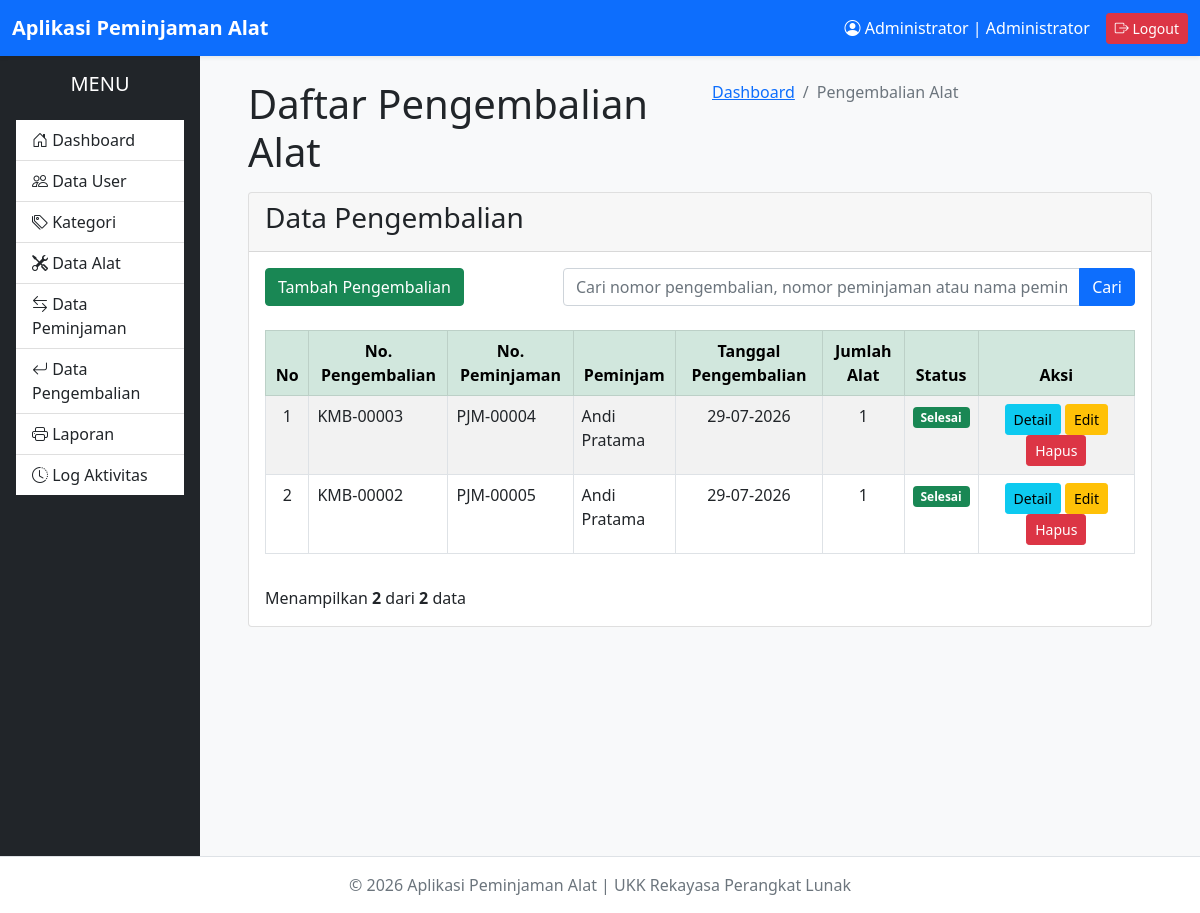
The page /administrator/pengembalian/index.php (signed in) on the database as committed earlier.
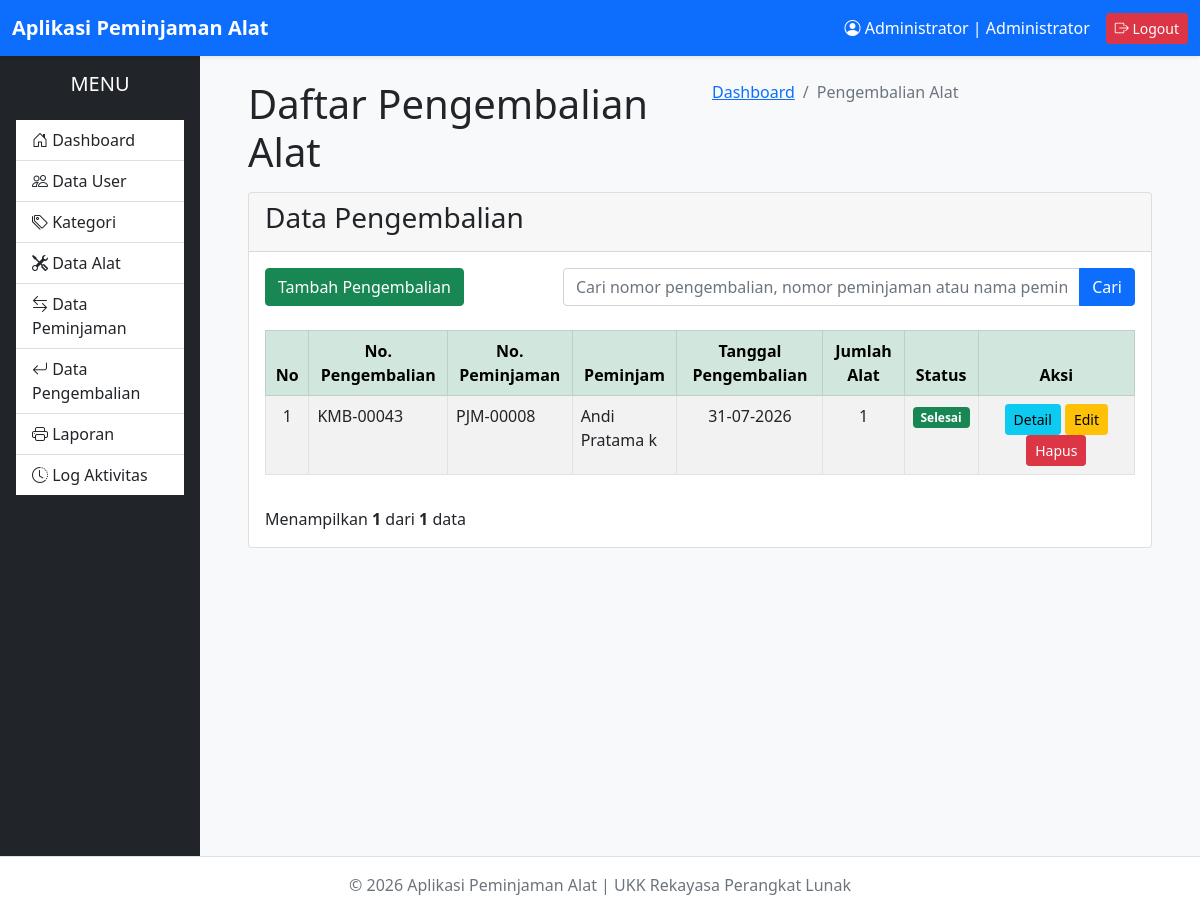
The same page on the database as committed later.
### tables this page shows
CREATE TABLE `pengembalian` (
  `id_pengembalian` int(11) NOT NULL,
  `id_peminjaman` int(11) NOT NULL,
  `tanggal_pengembalian` date NOT NULL,
  `kondisi_kembali` enum('Baik','Rusak Ringan','Rusak Berat') DEFAULT 'Baik',
  `keterangan` text DEFAULT NULL,
  `created_at` timestamp NOT NULL DEFAULT current_timestamp(),
  `updated_at` timestamp NOT NULL DEFAULT current_timestamp() ON UPDATE current_timestamp()
);

CREATE TABLE `users` (
  `id_user` int(11) NOT NULL,
  `nama_lengkap` varchar(100) NOT NULL,
  `username` varchar(50) NOT NULL,
  `password` varchar(255) NOT NULL,
  `level` enum('Administrator','Petugas','Peminjam') NOT NULL,
  `status` enum('Aktif','Tidak Aktif') DEFAULT 'Aktif',
  `created_at` timestamp NOT NULL DEFAULT current_timestamp(),
  `updated_at` timestamp NOT NULL DEFAULT current_timestamp() ON UPDATE current_timestamp()
);

CREATE TABLE `peminjaman` (
  `id_peminjaman` int(11) NOT NULL,
  `id_user` int(11) NOT NULL,
  `tanggal_pinjam` date NOT NULL,
  `tanggal_kembali` date NOT NULL,
  `status` enum('Menunggu','Disetujui','Ditolak','Dipinjam','Selesai') DEFAULT 'Menunggu',
  `created_at` timestamp NOT NULL DEFAULT current_timestamp(),
  `updated_at` timestamp NOT NULL DEFAULT current_timestamp() ON UPDATE current_timestamp()
);

### administrator/pengembalian/index.php (the view, shortened to what the changed rows need)
<?php
require '../../config/database.php';
$keyword = '';
$batasData = 10;
$halaman = isset($_GET['page']) ? (int) $_GET['page'] : 1;
$mulai = ($halaman - 1) * $batasData;
$sqlTotal = "
SELECT COUNT(*) AS total
FROM pengembalian pg
INNER JOIN peminjaman p
ON pg.id_peminjaman = p.id_peminjaman
INNER JOIN users u
ON p.id_user = u.id_user
WHERE
u.nama_lengkap LIKE ?
OR
p.id_peminjaman LIKE ?
OR
pg.id_pengembalian LIKE ?
";
$stmt = $conn->prepare($sqlTotal);
$cari = '%' . $keyword . '%';
$stmt->bind_param(
    'sss',
    $cari,
    $cari,
    $cari,
);
$stmt->execute();
$totalData = $stmt->get_result()->fetch_assoc()['total'];
$sql = "
SELECT
    pg.id_pengembalian,
    pg.id_peminjaman,
    pg.tanggal_pengembalian,
    pg.keterangan,
    p.status,
    u.nama_lengkap,
    COUNT(dp.id_detail_pengembalian) AS jumlah_alat
FROM pengembalian pg
INNER JOIN peminjaman p
ON pg.id_peminjaman = p.id_peminjaman
INNER JOIN users u
ON p.id_user = u.id_user
LEFT JOIN detail_pengembalian dp
ON pg.id_pengembalian = dp.id_pengembalian
WHERE
u.nama_lengkap LIKE ?
OR
p.id_peminjaman LIKE ?
OR
pg.id_pengembalian LIKE ?
GROUP BY
pg.id_pengembalian
ORDER BY
pg.id_pengembalian DESC
LIMIT ?, ?
";
$stmt = $conn->prepare($sql);
$stmt->bind_param(
    'sssii',
    $cari,
    $cari,
    $cari,
    $mulai,
    $batasData,
);
$stmt->execute();
$result = $stmt->get_result();
?>
<!DOCTYPE html>
<html lang="id">
<head>
    <?php include '../../layouts/header.php'; ?>
</head>
<body>
    <div class="wrapper">
        <?php
        require_once '../../layouts/sidebar.php';
        ?>
        <div class="content-wrapper">
            <section class="content-header">
                <div class="container-fluid">
                    <div class="row mb-2">
                        <div class="col-sm-6">
                            <h1>
                                Daftar Pengembalian Alat
                            </h1>
                        </div>
                    </div>
                </div>
            </section>
            <section class="content">
                <div class="container-fluid">
                    <div class="card card-success">
                        <div class="card-body">
                            <div class="table-responsive">
                                <table class="table table-bordered table-striped table-hover">
                                    <thead class="table-success">
                                        <tr class="text-center">
                                            <th width="5%">No</th>
                                            <th>No. Pengembalian</th>
                                            <th>No. Peminjaman</th>
                                            <th>Peminjam</th>
                                            <th>Tanggal Pengembalian</th>
                                            <th>Jumlah Alat</th>
                                            <th>Status</th>
                                            <th width="18%">Aksi</th>
                                        </tr>
                                    </thead>
                                    <tbody>
                                        <?php if ($result->num_rows > 0) : ?>
                                        <?php
            $no = $mulai + 1;
            while ($row = $result->fetch_assoc()) :
                $nomorPengembalian = "KMB-" . str_pad(
                    $row['id_pengembalian'],
                    5,
                    "0",
                    STR_PAD_LEFT
                );
                $nomorPeminjaman = "PJM-" . str_pad(
                    $row['id_peminjaman'],
                    5,
                    "0",
                    STR_PAD_LEFT
                );
                switch ($row['status']) {
                    case 'Selesai':
                        $badge = "success";
                        break;
                }
            ?>
                                        <tr>
                                            <td class="text-center">
                                                <?= $no++ ?>
                                            </td>
                                            <td>
                                                <?= htmlspecialchars($nomorPengembalian) ?>
                                            </td>
                                            <td>
                                                <?= htmlspecialchars($nomorPeminjaman) ?>
                                            </td>
                                            <td>
                                                <?= htmlspecialchars($row['nama_lengkap']) ?>
                                            </td>
                                            <td class="text-center">
                                                <?= date('d-m-Y', strtotime($row['tanggal_pengembalian'])) ?>
                                            </td>
                                            <td class="text-center">
                                                <?= $row['jumlah_alat'] ?>
                                            </td>
                                            <td class="text-center">
                                                <span class="badge bg-<?= $badge ?>">
                                                    <?= htmlspecialchars($row['status']) ?>
                                                </span>
                                            </td>
                                            <td class="text-center">
                                                <a href="detail.php?id=<?= $row['id_pengembalian'] ?>"
                                                    class="btn btn-info btn-sm">
                                                    Detail
                                                </a>
                                                <a href="edit.php?id=<?= $row['id_pengembalian'] ?>"
                                                    class="btn btn-warning btn-sm">
                                                    Edit
                                                </a>
                                                <a href="hapus.php?id=<?= $row['id_pengembalian'] ?>"
                                                    class="btn btn-danger btn-sm"
                                                    onclick="return confirm('Yakin ingin menghapus data pengembalian ini?');">
                                                    Hapus
                                                </a>
                                            </td>
                                        </tr>
                                        <?php endwhile; ?>
                                        <?php endif; ?>
                                    </tbody>
                                </table>
                            </div>
                            <div class="mt-3 d-flex justify-content-between align-items-center">
                                <div>
                                    Menampilkan
                                    <strong><?= $result->num_rows ?></strong>
                                    dari
                                    <strong><?= $totalData ?></strong>
                                    data
                                </div>
                            </div>
                        </div>
                    </div>
                </div>
            </section>
        </div>
        <?php include '../../layouts/footer.php'; ?>
</body>
</html>

Rows that differ between the two databases and show on the page:
removed pengembalian: id_pengembalian "KMB-00003", id_peminjaman "PJM-00004", users.nama_lengkap "Andi Pratama", tanggal_pengembalian "29-07-2026", jumlah_alat "1", id_peminjaman.status "Selesai"
removed pengembalian: id_pengembalian "KMB-00002", id_peminjaman "PJM-00005", users.nama_lengkap "Andi Pratama", tanggal_pengembalian "29-07-2026", jumlah_alat "1", id_peminjaman.status "Selesai", id_pengembalian "2"
added pengembalian: id_pengembalian "KMB-00043", id_peminjaman "PJM-00008", users.nama_lengkap "Andi Pratama k", tanggal_pengembalian "31-07-2026", jumlah_alat "1", id_peminjaman.status "Selesai"
Other text that changed with them:
$result->num_rows: (not shown) → "1"
$totalData: "2" → "1"
